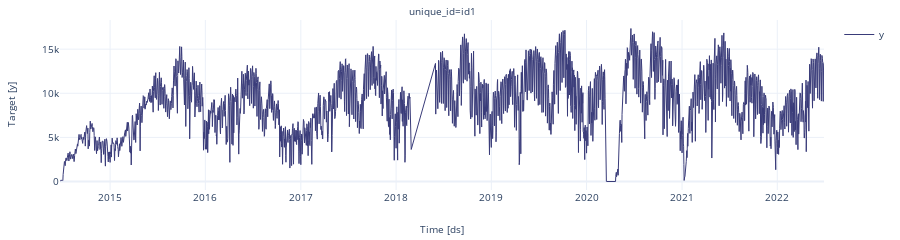

Notebook cell for this chart:
### Markdown cell above
We need to ensure that

1. All timestamps from the start date to the end date are present in the data

2. The target column contains no missing values

### Code cell
nixtla_client.plot(train, engine='plotly')

### Figure 1 — Plotly figure (JSON) as saved in the notebook; plotly's stock layout.template omitted (floating-point values rounded to 4 significant figures; data arrays with more than 128 entries replaced by an {"elided": "..."} marker saying what was removed)
{"data": [{"legendgroup": "y", "line": {"color": "#393b79", "width": 1}, "mode": "lines", "name": "y", "showlegend": true, "type": "scatter", "x": {"elided": "2552 str values"}, "xaxis": "x", "y": {"elided": "2552 int values"}, "yaxis": "y"}], "layout": {"annotations": [{"font": {"size": 10}, "showarrow": false, "text": "unique_id=id1", "x": 0.5, "xanchor": "center", "xref": "paper", "y": 1, "yanchor": "bottom", "yref": "paper"}, {"font": {"size": 10}, "showarrow": false, "text": "Time [ds]", "x": 0.5, "xanchor": "center", "xref": "paper", "y": 0, "yanchor": "top", "yref": "paper", "yshift": -30}, {"font": {"size": 10}, "showarrow": false, "text": "Target [y]", "textangle": -90, "x": 0, "xanchor": "right", "xref": "paper", "xshift": -40, "y": 0.5, "yanchor": "middle", "yref": "paper"}], "autosize": true, "font": {"size": 10}, "height": 200, "margin": {"b": 50, "l": 60, "r": 10, "t": 20}, "xaxis": {"anchor": "y", "domain": [0, 1], "showticklabels": true, "visible": true}, "yaxis": {"anchor": "x", "domain": [0, 1]}}}
